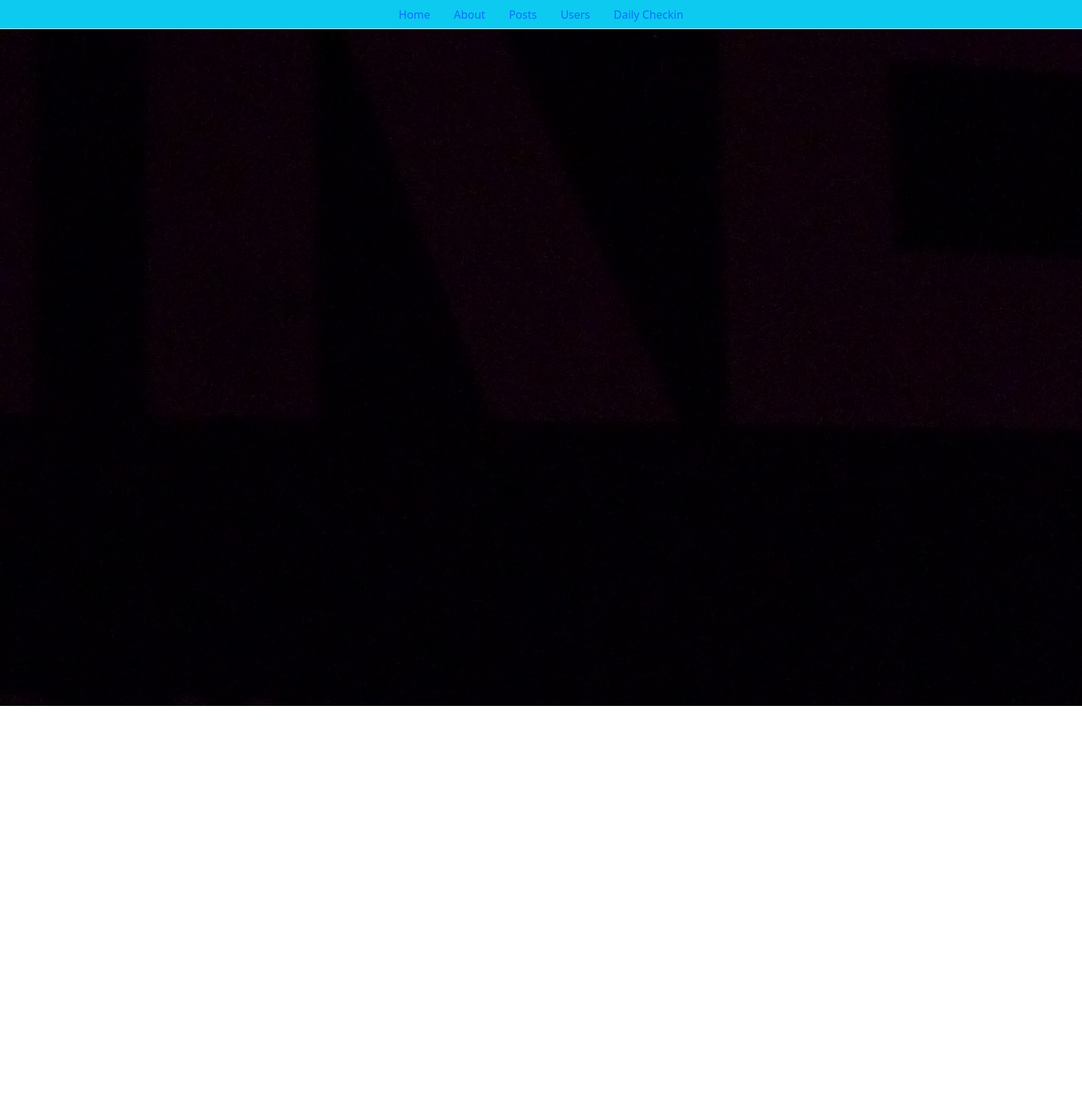
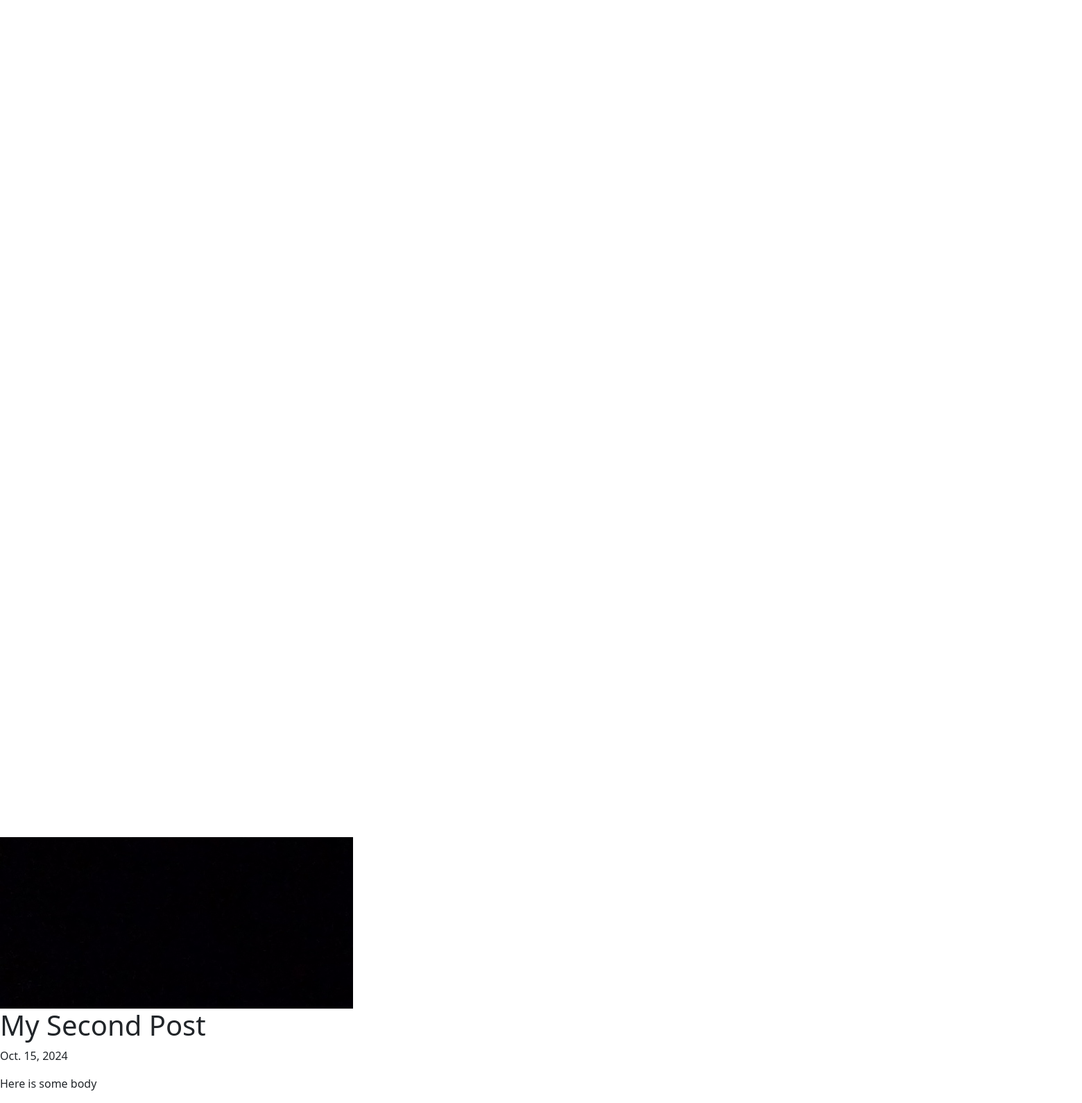
/posts/my-second-post, run on the app's committed database (2 pictures, top to bottom).
### posts/models.py (models this page shows, shortened)
class Post(models.Model):
    title = models.CharField(max_length=75)
    body = models.TextField()
    slug = models.SlugField()
    date = models.DateField(auto_now_add=True)
    banner = models.ImageField(default='fallback.png', blank=True)

### posts/views.py (the view)
# urls.py: path('<slug:slug>', views.post_page, name="page"),
def post_page(request, slug):
    post = Post.objects.get(slug=slug)
    return render(request, 'posts/post_page.html', {'post': post})

### posts/templates/posts/post_page.html (shortened to what this page needs)
{% extends "layout.html" %}
{% block content %}
    <section>
        <img
            class ="banner"
            src="{{ post.banner.url }}"
            alt="{{ post.title }}"
        />
        <h1>{{ post.title }}</h1>
        <p>{{ post.date }}</p>
        <p>{{ post.body }}</p>
    </section>
{% endblock content %}

### data on the page
Post: banner (picture), title "My Second Post", date "Oct. 15, 2024", body "Here is some body"
